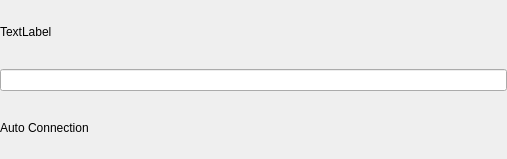
<?xml version="1.0" encoding="UTF-8"?>
<ui version="4.0">
 <class>GeneralWidget</class>
 <widget class="QWidget" name="GeneralWidget">
  <property name="geometry">
   <rect>
    <x>0</x>
    <y>0</y>
    <width>507</width>
    <height>159</height>
   </rect>
  </property>
  <property name="windowTitle">
   <string>GeneralWidget</string>
  </property>
  <layout class="QVBoxLayout" name="m_verticalDeviceWidgetLayout">
   <property name="leftMargin">
    <number>0</number>
   </property>
   <property name="topMargin">
    <number>0</number>
   </property>
   <property name="rightMargin">
    <number>0</number>
   </property>
   <property name="bottomMargin">
    <number>0</number>
   </property>
   <item>
    <widget class="QLabel" name="nameLabel">
     <property name="text">
      <string>TextLabel</string>
     </property>
    </widget>
   </item>
   <item>
    <widget class="QLineEdit" name="connectionName"/>
   </item>
   <item>
    <layout class="QHBoxLayout" name="autoConnectionLayout">
     <item>
      <widget class="QLabel" name="label">
       <property name="text">
        <string>Auto Connection</string>
       </property>
      </widget>
     </item>
     <item>
      <spacer name="horizontalSpacer">
       <property name="orientation">
        <enum>Qt::Horizontal</enum>
       </property>
       <property name="sizeHint" stdset="0">
        <size>
         <width>40</width>
         <height>20</height>
        </size>
       </property>
      </spacer>
     </item>
    </layout>
   </item>
  </layout>
 </widget>
 <resources/>
 <connections/>
</ui>
